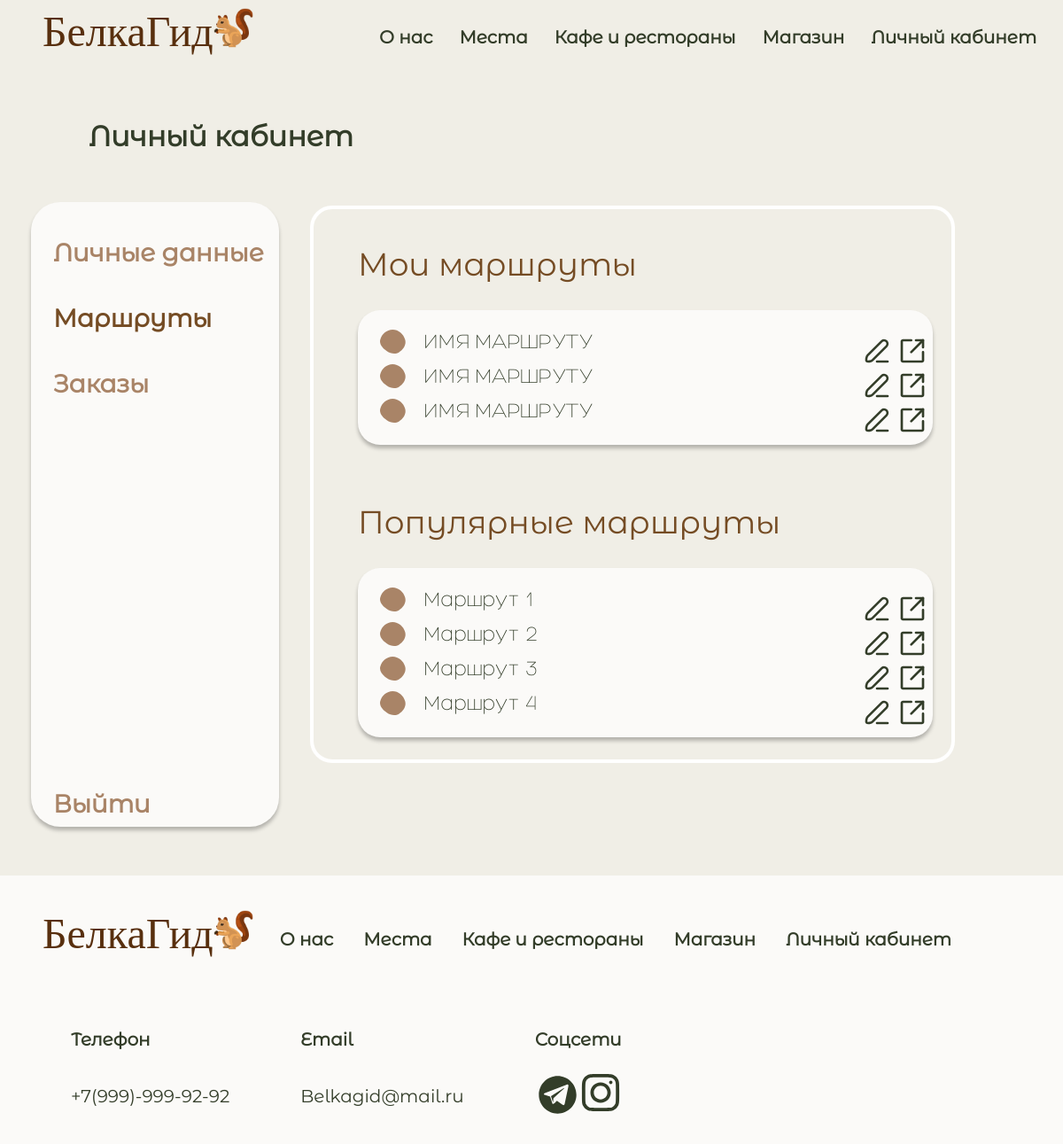
Before: /profile/routes (signed in) with the older database file.
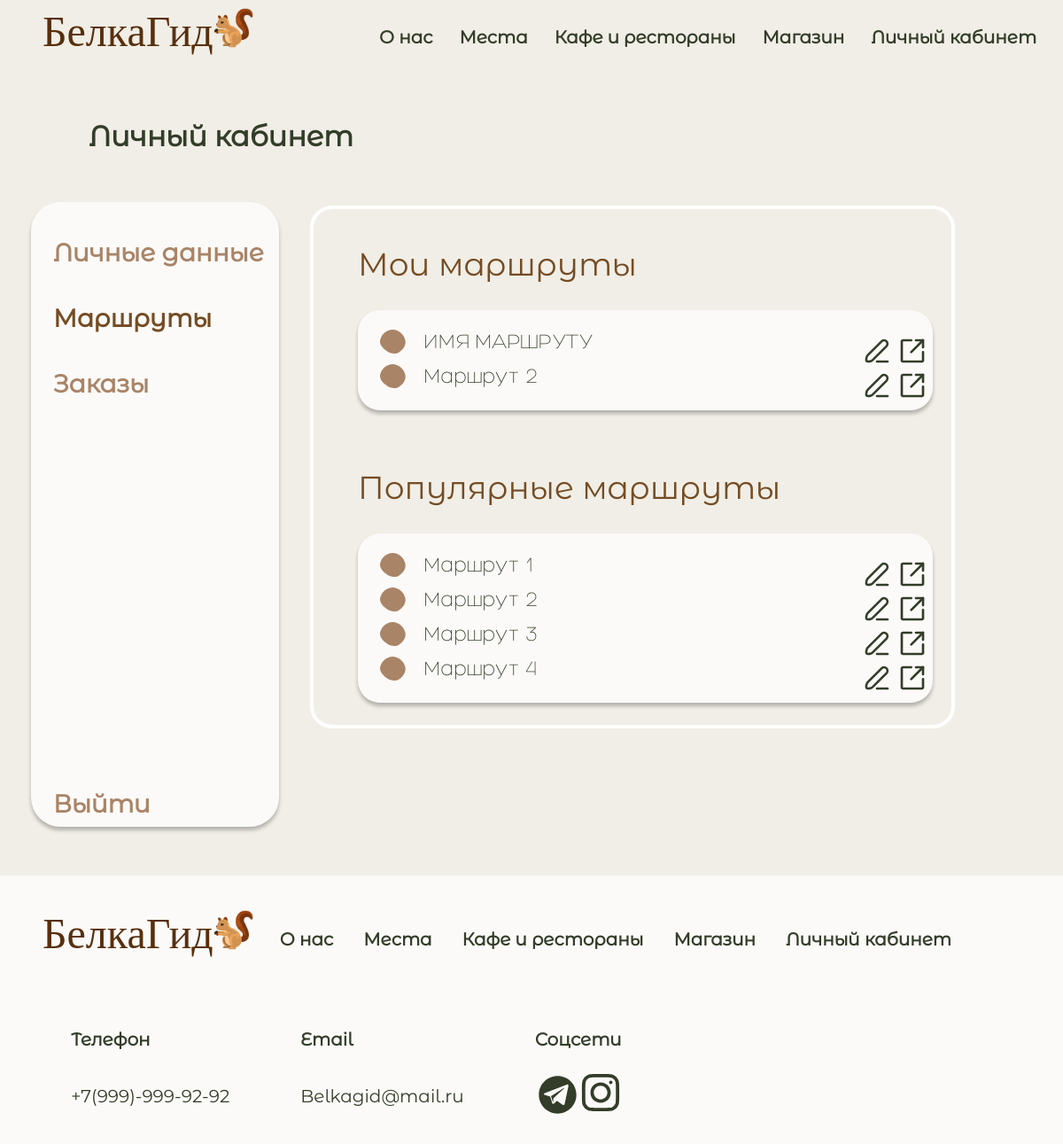
After: the same page with the newer database file.
### belka/models.py (models this page shows, shortened)
class Route(models.Model):
    name = models.TextField()
    short_description = models.TextField()
    rating = models.FloatField()
    votes = models.IntegerField()
    creator = models.IntegerField()
    marshrut = models.TextField()

### belka/views.py (the view)
# urls.py: path('profile/routes', profile_routes_page),
@login_required
def profile_routes_page(request):
    routes = serializers.serialize("json", Route.objects.all().order_by('rating').reverse())
    places = Place.objects.all()
    for place in places:
        place.image = place.image.replace("static/", "")
    places = serializers.serialize("json", Place.objects.all())
    context = {
        'routes': routes,
        'places': places,
        'personalRoutes': Route.objects.filter(creator=request.user.id)
    }
    return render(request, 'marsruty.html', context)

### templates/marsruty.html (shortened to what this page needs)
{% load static %}
<!DOCTYPE html>
<html>
<head>
    <link rel="stylesheet" href="{% static 'css/main.css' %}">
    <link rel="stylesheet" href="{% static 'css/main1.css' %}">
    <link rel="stylesheet" href="{% static 'css/main2.css' %}">
    <link rel="stylesheet" href="{% static 'css/main3.css' %}">
    <link rel="stylesheet" href="{% static 'css/main4.css' %}">
</head>
<body>
<div class="wrapper">
    <div class="content">
        <header>
            <div class="headermenu">
                <div class="logo">
                    <div class="logotype">
                        <div class="nazvanie"><a href="/">БелкаГид</a></div>
                        <a href="/"><img class="imgbelka" src="{% static 'img/белка.png' %}" alt="" width="55"
                                         height="55"></a>
                    </div>
                    <div class="menu">
                        <a href="../about">О нас</a>
                        <a href="../places">Места</a>
                        <a href="../cafe">Кафе и рестораны</a>
                        <a href="../shop">Магазин</a>
                        <a href="../profile">Личный кабинет</a>
                    </div>
                </div>
            </div>
        </header>
        <div class="dannie">
            <div class="namekab">
                <h1>Личный кабинет</h1>
            </div>
            <div class="smallmenu">
                <a href="../profile/info">Личные данные</a>
                <a href="../profile/routes" style="color: #754C24;">Маршруты</a>
                <a href="../profile/orders">Заказы</a>
                <a href="../logout" style='margin-top:400px;'>Выйти</a>
            </div>
            <div class="marsruty">
                <h1>Мои маршруты</h1>
                <div class="marshr">
                    {% for personal_route in personalRoutes %}
                        <div class="namemarshr">
                            <p>{{ personal_route.name }}</p>
                            <svg class="edit1" viewBox="0 0 37 37" onclick="openEdit({{ personal_route.id }})"
                                 fill="none" xmlns="http://www.w3.org/2000/svg">
                                <path d="M31.0635 12.2407L12.7639 30.5403C11.1297 32.1899 6.24265 32.9452 5.05557 31.8506C3.86849 30.756 4.73179 25.8691 6.36596 24.2195L24.6656 5.9199C25.5105 5.11516 26.6367 4.67264 27.8035 4.68686C28.9702 4.70109 30.0851 5.17092 30.9102 5.99602C31.7353 6.82111 32.2052 7.9361 32.2194 9.10287C32.2338 10.2696 31.7911 11.3957 30.9864 12.2407H31.0635Z"
                                      stroke="#333D29" stroke-width="3" stroke-linecap="round" stroke-linejoin="round"/>
                                <path d="M32.375 32.375H18.5" stroke="#333D29" stroke-width="3" stroke-linecap="round"
                                      stroke-linejoin="round"/>
                            </svg>
                        </div>
                    {% endfor %}
                </div>
                <h1>Популярные маршруты </h1>
                <div class="marshr">
                    <div class="namemarshr">
                        <p id=popular0>sdgsg</p>
                        <a id=hrefedit1 href="">
                        </a>
                    </div>
                    <div class="namemarshr">
                        <p id=popular1>sdgsg</p>
                        <a id=hrefedit2 href="">
                        </a>
                    </div>
                    <div class="namemarshr">
                        <p id=popular2>sdgsg</p>
                        <a id=hrefedit3 href="">
                        </a>
                    </div>
                    <div class="namemarshr">
                        <p id=popular3>sdgsg</p>
                        <a id=hrefedit4 href="">
                        </a>
                    </div>
                </div>
            </div>
        </div>
        <div class="footer">
            <div class="logo">
                <div class="logotype">
                    <div class="nazvanie"><a href="/">БелкаГид</a></div>
                    <a href="/"><img class="imgbelka" src="{% static 'img/белка.png' %}" alt="" width="55"
                                     height="55"></a>
                </div>
                <div class="footermenu">
                    <a href="../about">О нас</a>
                    <a href="../places">Места</a>
                    <a href="../cafe">Кафе и рестораны</a>
                    <a href="../shop">Магазин</a>
                    <a href="../profile">Личный кабинет</a>
                </div>
            </div>
            <div class="logo">
                <div class="svyzi">
                    <div class="svyz">
                        <h1>Телефон</h1>
                        <h2>+7(999)-999-92-92</h2>
                    </div>
                    <div class="svyz">
                        <h1>Email</h1>
                        <h2>Belkagid@mail.ru</h2>
                    </div>
                    <div class="svyz">
                        <h1>Соцсети</h1>
                        <div class="managers">
                        </div>
                    </div>
                </div>
            </div>
        </div>
</body>
</html>

### static/css/main.css (style rules this page uses)
html { overflow-y: scroll; background: #f0eee6; }
* { margin: 0; padding: 0; }
html, body { height: 100%; }
.wrapper { display: flex; flex-direction: column; height: 100%; }
.content { flex: 1 0 auto; }
.footer { flex: 0 0 auto; }

### static/css/main1.css (style rules this page uses)
html { overflow-y: scroll; background: #f0eee6; }
* { margin: 0; padding: 0; }
html, body { height: 100%; }
.wrapper { display: flex; flex-direction: column; height: 100%; }
.content { flex: 1 0 auto; }
.footer { flex: 0 0 auto; }

### static/css/main3.css (style rules this page uses)
html { overflow-y: scroll; background: #f0eee6; }
* { margin: 0; padding: 0; }
html, body { height: 100%; }
.wrapper { display: flex; flex-direction: column; height: 100%; }
.content { flex: 1 0 auto; }
.footer { flex: 0 0 auto; }

### static/css/main4.css (style rules this page uses)
html { overflow-y: scroll; background: #f0eee6; }
* { margin: 0; padding: 0; }
html, body { height: 100%; }
.wrapper { display: flex; flex-direction: column; height: 100%; }
.content { flex: 1 0 auto; }
.footer { flex: 0 0 auto; }

Changed rows visible on the page:
removed Route: name "ИМЯ МАРШРУТУ"
removed Route: name "ИМЯ МАРШРУТУ"
added Route: name "Маршрут 2"
